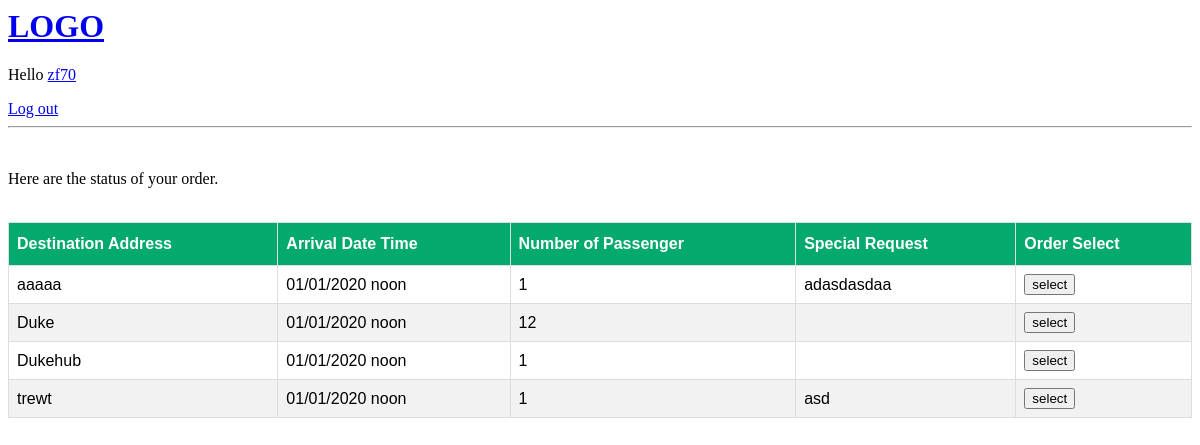
The app's page /user/driverSelect/ (signed in) with its own data.
### user/models.py (models this page shows, shortened)
class Owner(models.Model):
    owner = models.ForeignKey(User, on_delete=models.CASCADE)
    Destination_Address = models.CharField(max_length=100)
    Arrival_Date_Time = models.DateTimeField(help_text='Format: 2020-01-01 12:00')
    Number_of_Passenger = models.PositiveIntegerField(default=1)
    Vehicle_Type = models.CharField(max_length=20, choices=TYPE_CHOICES, default='--')
    Special_Request = models.CharField(max_length=400, blank=True)
    Share_Or_Not = models.BooleanField()
    Max_Share_Num = models.PositiveIntegerField(help_text='If you do not want to share please choose 0', default=0)
    Status = models.CharField(default='Ongoing', max_length=20)
    Sharers_Name = models.CharField(default='', max_length=50, blank=True)
    Driver_Name = models.CharField(default='', max_length=50, blank=True)
    Driver_License = models.CharField(default='', max_length=50, blank=True)

### user/views.py (the view)
# urls.py: path('driverSelect/',DriverListView.as_view() , name='DriverSelect'),
class DriverListView(ListView):
    template_name = 'user/driver_select.html'
    def get_queryset(self):
        return Owner.objects.filter().order_by('Arrival_Date_Time')

### user/templates/user/driver_select.html (shortened to what this page needs)
{%extends 'main.html'%}
{% load mathfilters %}
{%block content%}
<br>
    <p>
        Here are the status of your order.
    </p>
<br>
<table id="customers">
    <thead>
    <tr>
        <th>Destination Address</th>
        <th>Arrival Date Time</th>
        <th>Number of Passenger</th>
        <th>Special Request</th>
        <th>Order Select</th>
    </tr>
    </thead>
    <tbody>
    {% for ride in object_list %}
    <tr>
    <td>{{ ride.Destination_Address }}</td>
    <td>{{ ride.Arrival_Date_Time|date:"m/d/Y P" }}</td>
    <td>{{ ride.Number_of_Passenger }}</td>
    <td>{{ ride.Special_Request }}</td>
    <td><button onclick= "myFunction()">select</button></td>
    </tr>
    {% endfor %}
    </tbody>
</table>
{% endblock %}

### templates/navBar.html
<a href="/">
    <h1>LOGO</h1>
</a>
{% if request.user.is_authenticated %}
<p>Hello <a href="{% url 'UserHome' %}">{{request.user}}</a></p>
<a href="{% url 'logout' %}">Log out</a>
{% else %}
<a href="{%url 'login'%}">Log in</a>
{% endif %}
<hr>

### user/templates/user/driver_select.html (style rules this page uses)
#customers { font-family: Arial, Helvetica, sans-serif; border-collapse: collapse; width: 100%; }
#customers td, #customers th { border: 1px solid #ddd; padding: 8px; }
#customers tr:nth-child(even) { background-color: #f2f2f2; }
#customers th { padding-top: 12px; padding-bottom: 12px; text-align: left; background-color: #04AA6D; color: white; }

### records on screen
Owner: Destination_Address "aaaaa", Arrival_Date_Time "01/01/2020 noon", Number_of_Passenger "1", Special_Request "adasdasdaa"
Owner: Destination_Address "Duke", Arrival_Date_Time "01/01/2020 noon", Number_of_Passenger "12"
Owner: Destination_Address "Dukehub", Arrival_Date_Time "01/01/2020 noon", Number_of_Passenger "1"
Owner: Destination_Address "trewt", Arrival_Date_Time "01/01/2020 noon", Number_of_Passenger "1", Special_Request "asd"

### other values on screen
{{ request.user }} "zf70"
